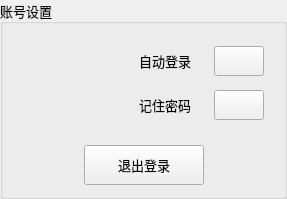
                     <widget class="QGroupBox" name="groupBox_account">
                      <property name="font">
                       <font>
                        <family>微软雅黑</family>
                        <pointsize>10</pointsize>
                       </font>
                      </property>
                      <property name="title">
                       <string>账号设置</string>
                      </property>
                      <layout class="QGridLayout" name="gridLayout_61">
                       <property name="topMargin">
                        <number>5</number>
                       </property>
                       <item row="0" column="0">
                        <widget class="QLabel" name="lab_selfPicture">
                         <property name="minimumSize">
                          <size>
                           <width>110</width>
                           <height>110</height>
                          </size>
                         </property>
                         <property name="maximumSize">
                          <size>
                           <width>110</width>
                           <height>110</height>
                          </size>
                         </property>
                         <property name="text">
                          <string/>
                         </property>
                         <property name="scaledContents">
                          <bool>true</bool>
                         </property>
                        </widget>
                       </item>
                       <item row="1" column="0" colspan="2">
                        <layout class="QGridLayout" name="gridLayout_64">
                         <item row="0" column="0">
                          <spacer name="horizontalSpacer_38">
                           <property name="orientation">
                            <enum>Qt::Horizontal</enum>
                           </property>
                           <property name="sizeHint" stdset="0">
                            <size>
                             <width>40</width>
                             <height>20</height>
                            </size>
                           </property>
                          </spacer>
                         </item>
                         <item row="0" column="1">
                          <widget class="QPushButton" name="btn_exitLogin">
                           <property name="minimumSize">
                            <size>
                             <width>120</width>
                             <height>40</height>
                            </size>
                           </property>
                           <property name="maximumSize">
                            <size>
                             <width>110</width>
                             <height>40</height>
                            </size>
                           </property>
                           <property name="font">
                            <font>
                             <family>微软雅黑</family>
                             <pointsize>10</pointsize>
                             <bold>false</bold>
                            </font>
                           </property>
                           <property name="styleSheet">
                            <string notr="true"/>
                           </property>
                           <property name="text">
                            <string>退出登录</string>
                           </property>
                           <property name="checkable">
                            <bool>false</bool>
                           </property>
                           <property name="autoExclusive">
                            <bool>false</bool>
                           </property>
                          </widget>
                         </item>
                         <item row="0" column="2">
                          <spacer name="horizontalSpacer_37">
                           <property name="orientation">
                            <enum>Qt::Horizontal</enum>
                           </property>
                           <property name="sizeHint" stdset="0">
                            <size>
                             <width>40</width>
                             <height>20</height>
                            </size>
                           </property>
                          </spacer>
                         </item>
                        </layout>
                       </item>
                       <item row="0" column="1">
                        <widget class="QWidget" name="widget_25" native="true">
                         <property name="maximumSize">
                          <size>
                           <width>170</width>
                           <height>135</height>
                          </size>
                         </property>
                         <layout class="QGridLayout" name="gridLayout_62">
                          <property name="horizontalSpacing">
                           <number>0</number>
                          </property>
                          <item row="1" column="0">
                           <widget class="QLabel" name="label_10">
                            <property name="minimumSize">
                             <size>
                              <width>75</width>
                              <height>30</height>
                             </size>
                            </property>
                            <property name="maximumSize">
                             <size>
                              <width>75</width>
                              <height>30</height>
                             </size>
                            </property>
                            <property name="font">
                             <font>
                              <family>微软雅黑</family>
                              <pointsize>10</pointsize>
                             </font>
                            </property>
                            <property name="text">
                             <string>记住密码</string>
                            </property>
                           </widget>
                          </item>
                          <item row="0" column="0">
                           <widget class="QLabel" name="label_5">
                            <property name="minimumSize">
                             <size>
                              <width>75</width>
                              <height>30</height>
                             </size>
                            </property>
                            <property name="maximumSize">
                             <size>
                              <width>75</width>
                              <height>30</height>
                             </size>
                            </property>
                            <property name="font">
                             <font>
                              <family>微软雅黑</family>
                              <pointsize>10</pointsize>
                             </font>
                            </property>
                            <property name="text">
                             <string>自动登录</string>
                            </property>
                           </widget>
                          </item>
                          <item row="1" column="1">
                           <widget class="QPushButton" name="btn_remainPwd">
                            <property name="minimumSize">
                             <size>
                              <width>50</width>
                              <height>30</height>
                             </size>
                            </property>
                            <property name="maximumSize">
                             <size>
                              <width>50</width>
                              <height>30</height>
                             </size>
                            </property>
                            <property name="text">
                             <string/>
                            </property>
                            <property name="icon">
                             <iconset resource="../res.qrc">
                              <normaloff>:/img/switchLeft.png</normaloff>
                              <normalon>:/img/switchRight.png</normalon>:/img/switchLeft.png</iconset>
                            </property>
                            <property name="iconSize">
                             <size>
                              <width>50</width>
                              <height>50</height>
                             </size>
                            </property>
                            <property name="checkable">
                             <bool>true</bool>
                            </property>
                           </widget>
                          </item>
                          <item row="0" column="1">
                           <widget class="QPushButton" name="btn_autoLogin">
                            <property name="minimumSize">
                             <size>
                              <width>50</width>
                              <height>30</height>
                             </size>
                            </property>
                            <property name="maximumSize">
                             <size>
                              <width>50</width>
                              <height>30</height>
                             </size>
                            </property>
                            <property name="text">
                             <string/>
                            </property>
                            <property name="icon">
                             <iconset resource="../res.qrc">
                              <normaloff>:/img/switchLeft.png</normaloff>
                              <normalon>:/img/switchRight.png</normalon>:/img/switchLeft.png</iconset>
                            </property>
                            <property name="iconSize">
                             <size>
                              <width>50</width>
                              <height>50</height>
                             </size>
                            </property>
                            <property name="checkable">
                             <bool>true</bool>
                            </property>
                           </widget>
                          </item>
                         </layout>
                        </widget>
                       </item>
                      </layout>
                     </widget>
